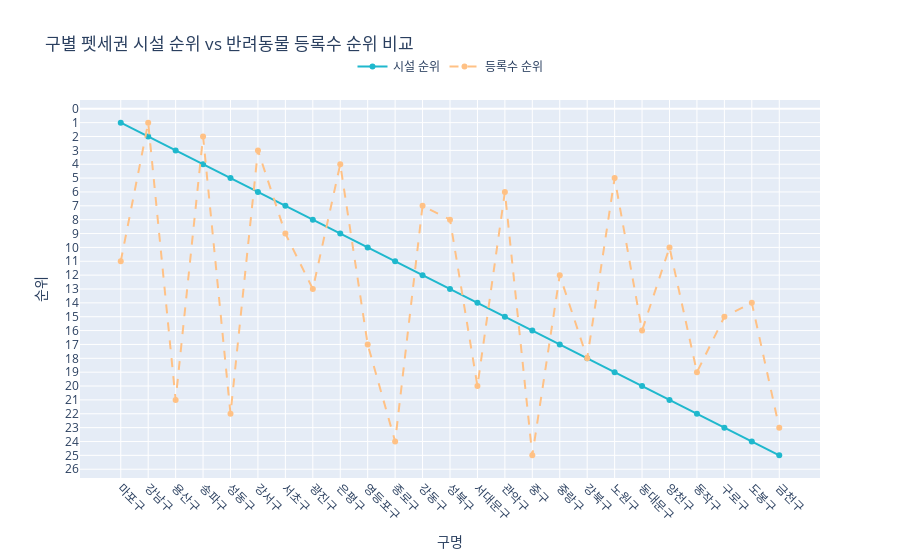

Here is the notebook cell this chart was saved with:
### Code cell
import pandas as pd
import plotly.graph_objects as go

df = rank_data

# Print columns to check correct names
print(df.columns)

# Try to infer the correct column for district names (Korean)
district_col = None
for col in df.columns:
    if '구' in col or 'district' in col:
        district_col = col
        break
if district_col is None:
    district_col = df.columns[0]  # fallback to first column

# Check for rank columns
total_places_col = None
companion_animal_col = None
for col in df.columns:
    if 'total' in col and 'rank' in col:
        total_places_col = col
    if 'companion' in col and 'rank' in col:
        companion_animal_col = col

# Prepare data
x = df[district_col]
y1 = df[total_places_col]
y2 = df[companion_animal_col]

# Colors
colors = ['#1FB8CD', '#FFC185']

fig = go.Figure()

# Line for total_places_rank
fig.add_trace(go.Scatter(
    x=x, y=y1, mode='lines+markers', name='시설 순위',
    line=dict(color=colors[0], dash='solid'),
    marker=dict(color=colors[0]),
    cliponaxis=False
))

# Line for companion_animal_rank
fig.add_trace(go.Scatter(
    x=x, y=y2, mode='lines+markers', name='등록수 순위',
    line=dict(color=colors[1], dash='dash'),
    marker=dict(color=colors[1]),
    cliponaxis=False
))

fig.update_layout(
    title='구별 펫세권 시설 순위 vs 반려동물 등록수 순위 비교',
    xaxis_title='구명',
    yaxis_title='순위',
    legend=dict(orientation='h', yanchor='bottom', y=1.05, xanchor='center', x=0.5)
)

fig.update_xaxes(tickangle=45)
fig.update_yaxes(autorange='reversed', dtick=1, range=[0.5, 13.5])

# fig.write_image('펫세권_시설_순위_vs_반려동물_등록수_순위.png')
fig.show()

### Figure 1 — Plotly figure (JSON) as saved in the notebook; plotly's stock layout.template omitted (floating-point values rounded to 4 significant figures)
{"data": [{"cliponaxis": false, "line": {"color": "#1FB8CD", "dash": "solid"}, "marker": {"color": "#1FB8CD"}, "mode": "lines+markers", "name": "시설 순위", "type": "scatter", "x": ["마포구", "강남구", "용산구", "송파구", "성동구", "강서구", "서초구", "광진구", "은평구", "영등포구", "종로구", "강동구", "성북구", "서대문구", "관악구", "중구", "중랑구", "강북구", "노원구", "동대문구", "양천구", "동작구", "구로구", "도봉구", "금천구"], "y": [1.0, 2.0, 3.0, 4.0, 5.0, 6.0, 7.0, 8.0, 9.0, 10.0, 11.0, 12.0, 13.0, 14.0, 15.0, 16.0, 17.0, 18.0, 19.0, 20.0, 21.0, 22.0, 23.0, 24.0, 25.0]}, {"cliponaxis": false, "line": {"color": "#FFC185", "dash": "dash"}, "marker": {"color": "#FFC185"}, "mode": "lines+markers", "name": "등록수 순위", "type": "scatter", "x": ["마포구", "강남구", "용산구", "송파구", "성동구", "강서구", "서초구", "광진구", "은평구", "영등포구", "종로구", "강동구", "성북구", "서대문구", "관악구", "중구", "중랑구", "강북구", "노원구", "동대문구", "양천구", "동작구", "구로구", "도봉구", "금천구"], "y": [11.0, 1.0, 21.0, 2.0, 22.0, 3.0, 9.0, 13.0, 4.0, 17.0, 24.0, 7.0, 8.0, 20.0, 6.0, 25.0, 12.0, 18.0, 5.0, 16.0, 10.0, 19.0, 15.0, 14.0, 23.0]}], "layout": {"legend": {"orientation": "h", "x": 0.5, "xanchor": "center", "y": 1.05, "yanchor": "bottom"}, "title": {"text": "구별 펫세권 시설 순위 vs 반려동물 등록수 순위 비교"}, "xaxis": {"tickangle": 45, "title": {"text": "구명"}}, "yaxis": {"autorange": "reversed", "dtick": 1, "range": [0.5, 13.5], "title": {"text": "순위"}}}}
